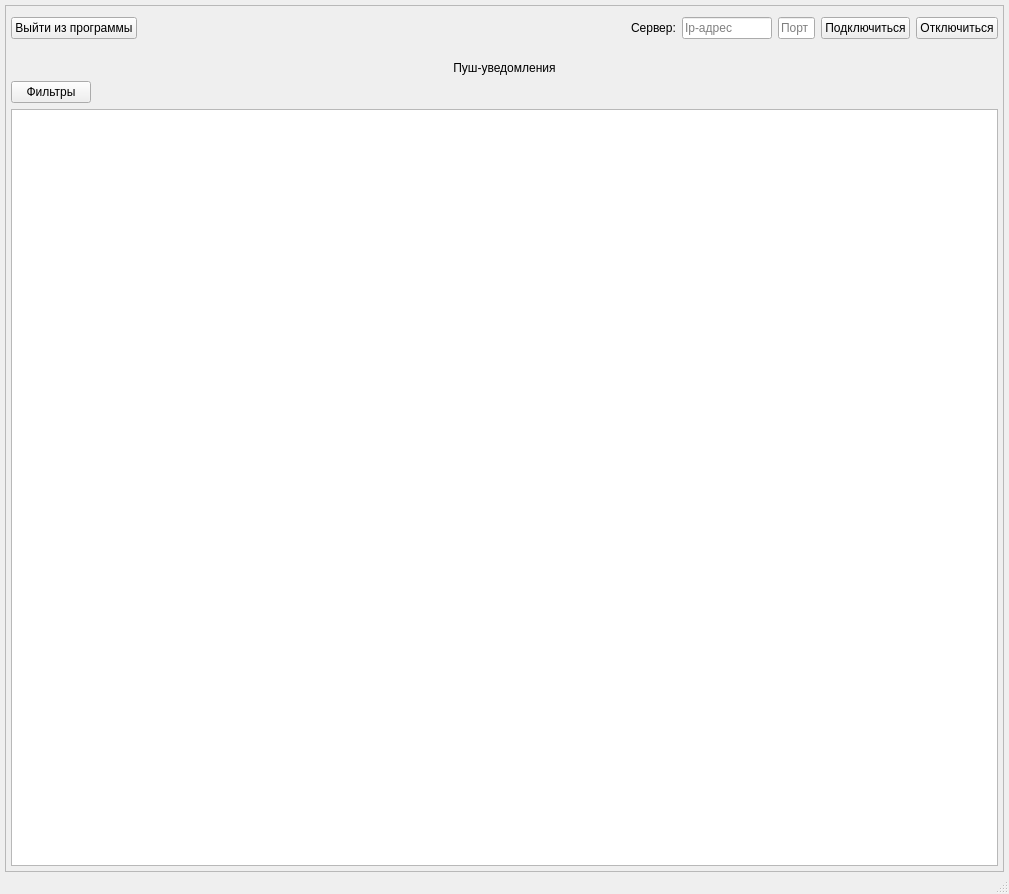
<?xml version="1.0" encoding="UTF-8"?>
<ui version="4.0">
 <class>MainWindow</class>
 <widget class="QMainWindow" name="MainWindow">
  <property name="geometry">
   <rect>
    <x>0</x>
    <y>0</y>
    <width>1009</width>
    <height>894</height>
   </rect>
  </property>
  <property name="minimumSize">
   <size>
    <width>800</width>
    <height>600</height>
   </size>
  </property>
  <property name="windowTitle">
   <string>Push service client</string>
  </property>
  <widget class="QWidget" name="centralwidget">
   <layout class="QHBoxLayout" name="horizontalLayout" stretch="1">
    <property name="leftMargin">
     <number>5</number>
    </property>
    <property name="topMargin">
     <number>5</number>
    </property>
    <property name="rightMargin">
     <number>5</number>
    </property>
    <property name="bottomMargin">
     <number>0</number>
    </property>
    <item>
     <widget class="QFrame" name="MainView">
      <property name="frameShape">
       <enum>QFrame::Shape::StyledPanel</enum>
      </property>
      <property name="frameShadow">
       <enum>QFrame::Shadow::Raised</enum>
      </property>
      <layout class="QVBoxLayout" name="verticalLayout_2" stretch="20">
       <property name="spacing">
        <number>0</number>
       </property>
       <property name="leftMargin">
        <number>0</number>
       </property>
       <property name="topMargin">
        <number>0</number>
       </property>
       <property name="rightMargin">
        <number>0</number>
       </property>
       <property name="bottomMargin">
        <number>0</number>
       </property>
       <item>
        <layout class="QVBoxLayout" name="VL_MainView" stretch="0,4">
         <property name="spacing">
          <number>6</number>
         </property>
         <item>
          <layout class="QHBoxLayout" name="HLConnectContainer">
           <property name="leftMargin">
            <number>5</number>
           </property>
           <property name="topMargin">
            <number>10</number>
           </property>
           <property name="rightMargin">
            <number>5</number>
           </property>
           <property name="bottomMargin">
            <number>10</number>
           </property>
           <item>
            <widget class="QPushButton" name="btnExit">
             <property name="text">
              <string>Выйти из программы</string>
             </property>
            </widget>
           </item>
           <item>
            <spacer name="horizontalSpacer">
             <property name="orientation">
              <enum>Qt::Orientation::Horizontal</enum>
             </property>
             <property name="sizeHint" stdset="0">
              <size>
               <width>40</width>
               <height>20</height>
              </size>
             </property>
            </spacer>
           </item>
           <item>
            <widget class="QLabel" name="label_connection_status">
             <property name="minimumSize">
              <size>
               <width>24</width>
               <height>24</height>
              </size>
             </property>
             <property name="maximumSize">
              <size>
               <width>24</width>
               <height>24</height>
              </size>
             </property>
             <property name="text">
              <string/>
             </property>
            </widget>
           </item>
           <item>
            <widget class="QLabel" name="lblServerAdress">
             <property name="text">
              <string>Сервер:</string>
             </property>
            </widget>
           </item>
           <item>
            <widget class="QLineEdit" name="leServerAddress">
             <property name="sizePolicy">
              <sizepolicy hsizetype="Fixed" vsizetype="Fixed">
               <horstretch>0</horstretch>
               <verstretch>0</verstretch>
              </sizepolicy>
             </property>
             <property name="maximumSize">
              <size>
               <width>90</width>
               <height>16777215</height>
              </size>
             </property>
             <property name="inputMask">
              <string/>
             </property>
             <property name="text">
              <string/>
             </property>
             <property name="maxLength">
              <number>15</number>
             </property>
             <property name="placeholderText">
              <string>Ip-адрес</string>
             </property>
            </widget>
           </item>
           <item>
            <widget class="QLineEdit" name="leServerPort">
             <property name="sizePolicy">
              <sizepolicy hsizetype="Fixed" vsizetype="Fixed">
               <horstretch>0</horstretch>
               <verstretch>0</verstretch>
              </sizepolicy>
             </property>
             <property name="maximumSize">
              <size>
               <width>37</width>
               <height>16777215</height>
              </size>
             </property>
             <property name="text">
              <string/>
             </property>
             <property name="maxLength">
              <number>5</number>
             </property>
             <property name="placeholderText">
              <string>Порт</string>
             </property>
            </widget>
           </item>
           <item>
            <widget class="QPushButton" name="btnConnect">
             <property name="text">
              <string>Подключиться</string>
             </property>
            </widget>
           </item>
           <item>
            <widget class="QPushButton" name="btnDisconnect">
             <property name="text">
              <string>Отключиться</string>
             </property>
            </widget>
           </item>
          </layout>
         </item>
         <item>
          <widget class="QWidget" name="PushWidget" native="true">
           <layout class="QVBoxLayout" name="verticalLayout_4">
            <property name="spacing">
             <number>6</number>
            </property>
            <property name="leftMargin">
             <number>5</number>
            </property>
            <property name="topMargin">
             <number>5</number>
            </property>
            <property name="rightMargin">
             <number>5</number>
            </property>
            <property name="bottomMargin">
             <number>5</number>
            </property>
            <item>
             <widget class="QLabel" name="lblMessageWidget">
              <property name="text">
               <string>Пуш-уведомления</string>
              </property>
              <property name="alignment">
               <set>Qt::AlignmentFlag::AlignCenter</set>
              </property>
             </widget>
            </item>
            <item>
             <layout class="QHBoxLayout" name="HLFilterContainer">
              <item>
               <widget class="QPushButton" name="pushButton_filters">
                <property name="text">
                 <string>Фильтры</string>
                </property>
               </widget>
              </item>
              <item>
               <spacer name="horizontalSpacer_3">
                <property name="orientation">
                 <enum>Qt::Orientation::Horizontal</enum>
                </property>
                <property name="sizeHint" stdset="0">
                 <size>
                  <width>40</width>
                  <height>20</height>
                 </size>
                </property>
               </spacer>
              </item>
             </layout>
            </item>
            <item>
             <widget class="QTableView" name="qtv_push_list"/>
            </item>
           </layout>
          </widget>
         </item>
        </layout>
       </item>
      </layout>
     </widget>
    </item>
   </layout>
  </widget>
  <widget class="QMenuBar" name="menubar">
   <property name="geometry">
    <rect>
     <x>0</x>
     <y>0</y>
     <width>1009</width>
     <height>21</height>
    </rect>
   </property>
  </widget>
  <widget class="QStatusBar" name="statusbar"/>
 </widget>
 <resources/>
 <connections/>
</ui>
